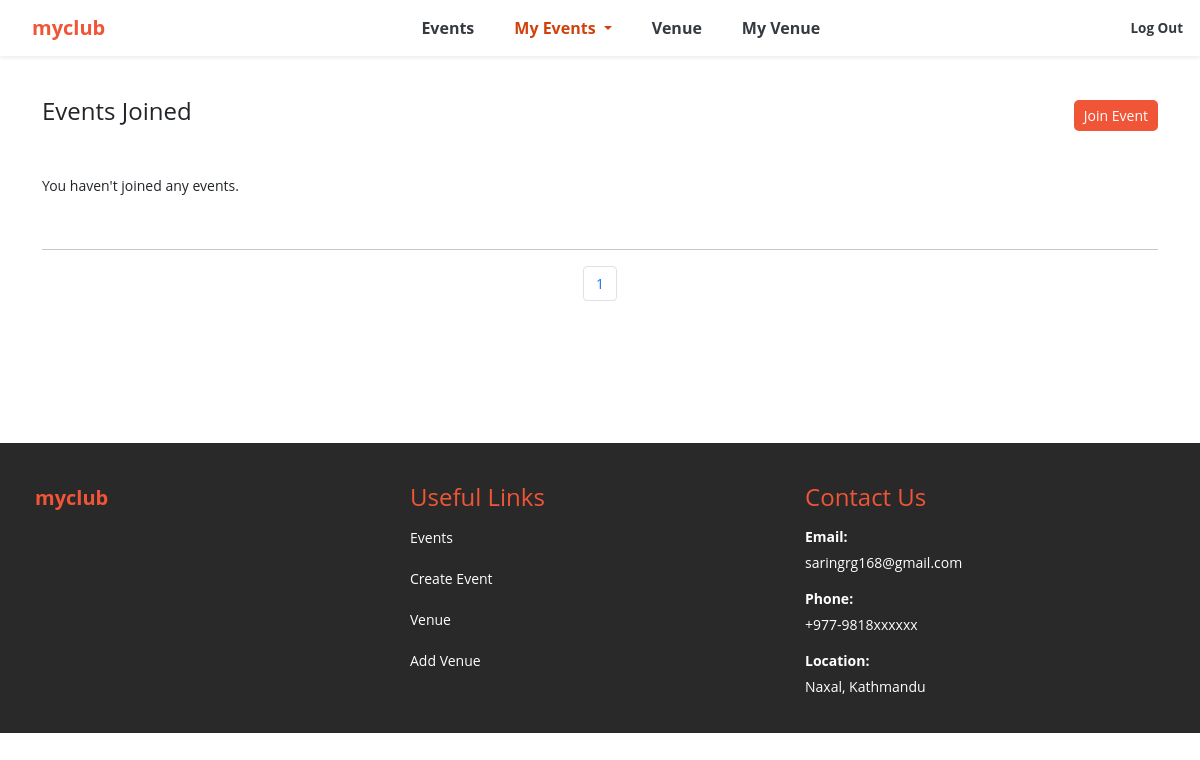
Page /events/joined/ (signed in) on the earlier database version.
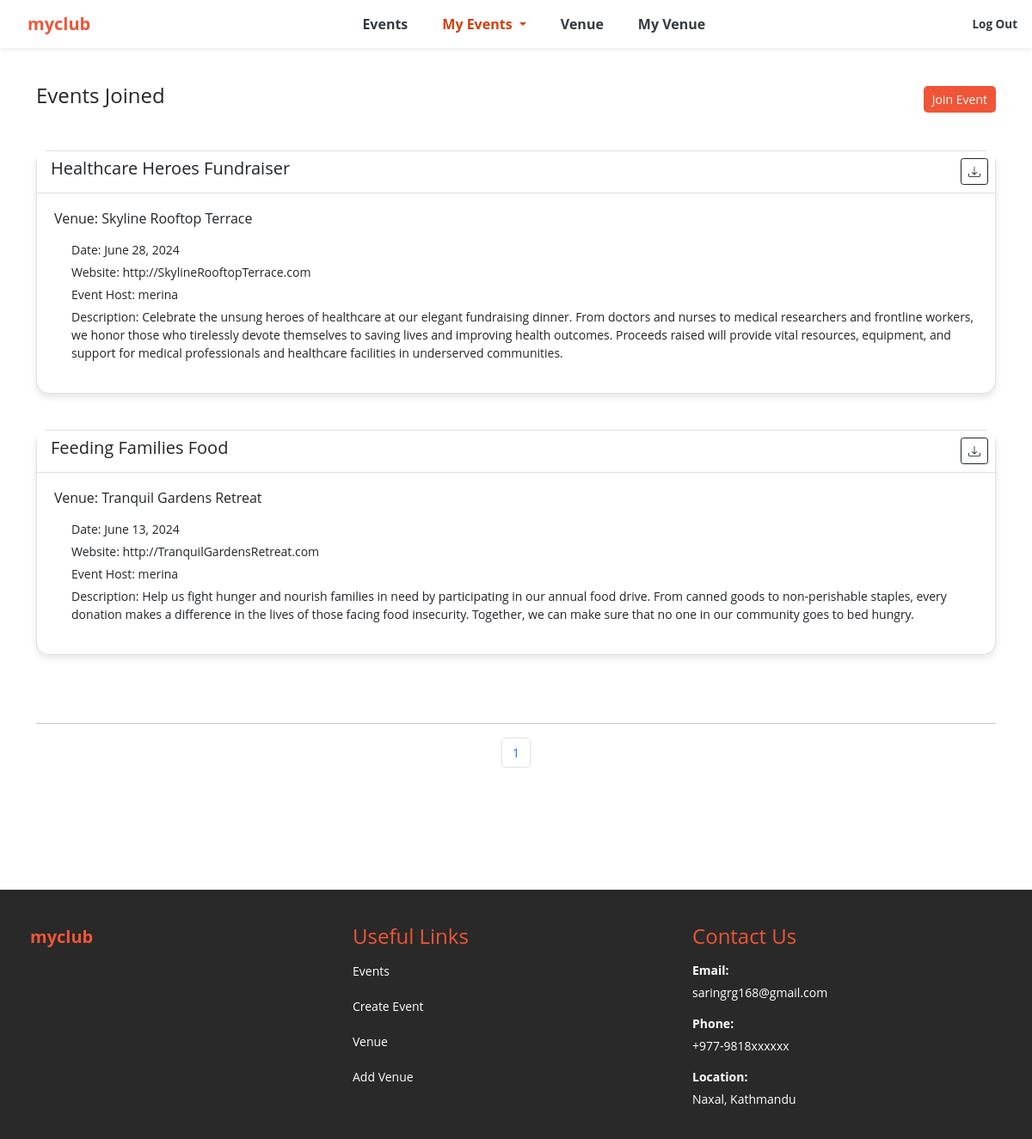
Same page on the later database version.
### events/models.py (models this page shows, shortened)
class MyClubUser(models.Model):
	user = models.ForeignKey(User, blank=True, null=True, on_delete=models.CASCADE)
	event = models.ForeignKey(Event, blank=True, null=True, on_delete=models.CASCADE)
	class Meta:
		unique_together = ('user', 'event')

class Event(models.Model):
	name = models.CharField('Event Name', max_length=120)
	event_date = models.DateField('Event Date', blank=False)
	venue = models.ForeignKey(Venue, blank=True, null=True, on_delete=models.CASCADE)
	manager = models.ForeignKey(User, blank=True, null=True, on_delete=models.SET_NULL)
	description = models.TextField(blank=False)
	registration_fee = models.IntegerField('Registration Fee', blank=False)
	class Meta:
		ordering = ['-event_date']

class Venue(models.Model):
	name = models.CharField('Venue Name', max_length=120)
	address = models.CharField(max_length=300)
	zip_code = models.CharField('Zip Code', max_length=15)
	phone_regex = RegexValidator(regex=r'^\d{10}$', message="Phone number must be exactly 10 digits.")
	phone = models.CharField('Contact Phone', max_length=10, validators=[phone_regex])
	web = models.URLField('Website Address', blank=False)
	email_address = models.EmailField('Email Address', blank=False)
	owner = models.IntegerField("Venue Owner", blank=False, default=1)
	venue_description = models.TextField(blank=False)
	venue_image = models.ImageField(null=True, blank=True, upload_to="images/")
	capacity = models.IntegerField("Capacity", blank=False)
	make_public = models.BooleanField("Make Public", default=False)
	def __str__(self):
		return self.name
	class Meta:
		ordering = ['name']

### events/views.py (the view)
# urls.py: path('events/joined/', views.joined_events_list, name='joined_events_list'),
@login_required
def joined_events_list(request):
	joined_events = MyClubUser.objects.filter(user=request.user)
	p = Paginator(joined_events, 6)
	page = request.GET.get('page')
	joined_events_paginated = p.get_page(page)
	nums = "a" * joined_events_paginated.paginator.num_pages
	return render(request, 'events/joined_events_list.html', {'joined_events': joined_events_paginated, 'nums': nums})

### events/templates/events/joined_events_list.html (shortened to what this page needs)
{% extends 'events/base.html' %}
{% block content %}
    <nav class="custom-nav">
        <div>
            <h4>Events Joined</h4>
        </div>
        <div>
            <a class="d-flex" href="{% url 'list-events' %}" style="text-decoration: none;">
                <button class="btn btn-sm btn-custom">Join Event</button>
            </a>
        </div>
    </nav>
    <br>
    {% if not joined_events %}
        <p>You haven't joined any events.</p>
    {% else %}
        {% for joined_event in joined_events %}
            <div class="card custom-card">
                <div class="card-header custom-card-header d-flex justify-content-between align-items-center">
                    <h5 class="custom-card-title">{{ joined_event.event.name }}</h5>
                    <div>
                        <a href="{% url 'generate_pdf' joined_event.event.id %}" class="btn btn-outline-dark btn-sm me-2"><i class="bi bi-download"></i></a>
                    </div>
                </div>
                <div class="card-body custom-card-body">
                    <h6 class="card-title">Venue: {{ joined_event.event.venue }}</h6>
                    <p class="card-text">
                        <ul class="list-unstyled custom-list">
                            {% if joined_event.event.event_date %}
                                <li>Date: {{ joined_event.event.event_date }}</li>
                            {% endif %}
                            {% if joined_event.event.venue.web %}
                                <li>Website: {{ joined_event.event.venue.web }}</li>
                            {% endif %}
                            {% if joined_event.event.manager %}
                                <li>Event Host: {{ joined_event.event.manager }}</li>
                            {% endif %}
                            {% if joined_event.event.description %}
                                <li>Description: {{ joined_event.event.description }}</li>
                            {% endif %}
                        </ul>
                    </p>
                </div>
            </div>
            <br><br>
        {% endfor %}
    {% endif %}
    <br>
    <hr>
    <nav aria-label="Page navigation example">
        <ul class="pagination justify-content-center">
            {% for i in nums %}
                <li class="page-item">
                    <a class="page-link" href="?page={{ forloop.counter }}">{{ forloop.counter }}</a>
                </li>
            {% endfor %}
        </ul>
    </nav>
{% endblock %}

Differences in the rows shown:
added MyClubUser: event.name "Healthcare Heroes Fundraiser", event.venue "Skyline Rooftop Terrace", event.event_date "June 28, 2024", event.venue.web "http://SkylineRooftopTerrace.com", event.manager "merina", event.description "Celebrate the unsung heroes of healthcare at our elegant fundraising dinner. From doctors and nurses to medical researchers and frontline workers, we honor those who tirelessly devote themselves to saving lives and improving health outcomes. Proceeds raised will provide vital resources, equipment, and support for medical professionals and healthcare facilities in underserved communities."
added MyClubUser: event.name "Feeding Families Food", event.venue "Tranquil Gardens Retreat", event.event_date "June 13, 2024", event.venue.web "http://TranquilGardensRetreat.com", event.manager "merina", event.description "Help us fight hunger and nourish families in need by participating in our annual food drive. From canned goods to non-perishable staples, every donation makes a difference in the lives of those facing food insecurity. Together, we can make sure that no one in our community goes to bed hungry."
Other differences:
text no longer shown: "You haven't joined any events."
